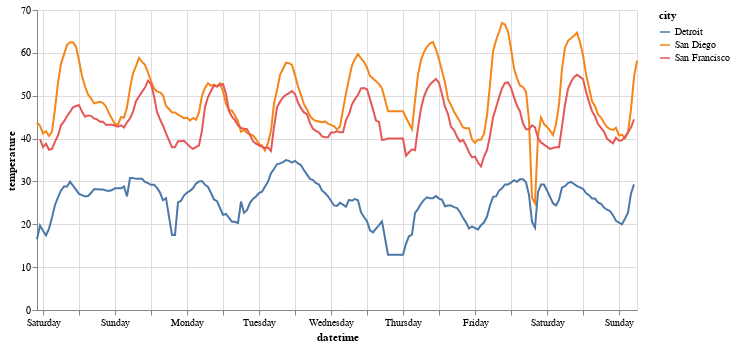

Here is the notebook cell this chart was saved with:
### Markdown cell above
Notice how much better the x-axis looks.  We also use an Altair Axis object and the `format` keyword argument to specify that the day of the week name should be given along the axis.  (See the `format` portion of the above documentation link.)  We use `"%A"` to get the weekday name.

### Code cell
alt.Chart(df[6400:7000]).mark_line().encode(
    x=alt.X("datetime", axis=alt.Axis(format="%A")),
    y="temperature",
    color="city",
    tooltip=["city", "temperature", "datetime"]
).properties(
    width=600
)

### Figure 1 — Vega-Lite specification as saved in the notebook (floating-point values rounded to 4 significant figures; data arrays with more than 128 entries replaced by an {"elided": "..."} marker saying what was removed)
{"config": {"view": {"continuousWidth": 400, "continuousHeight": 300}}, "data": {"name": "data-d0df4eb7a1a964a9ac434e8edbd979fa"}, "mark": "line", "encoding": {"color": {"field": "city", "type": "nominal"}, "tooltip": [{"field": "city", "type": "nominal"}, {"field": "temperature", "type": "quantitative"}, {"field": "datetime", "type": "temporal"}], "x": {"axis": {"format": "%A"}, "field": "datetime", "type": "temporal"}, "y": {"field": "temperature", "type": "quantitative"}}, "width": 600, "$schema": "https://vega.github.io/schema/vega-lite/v4.17.0.json", "datasets": {"data-d0df4eb7a1a964a9ac434e8edbd979fa": {"elided": "600 records"}}}
